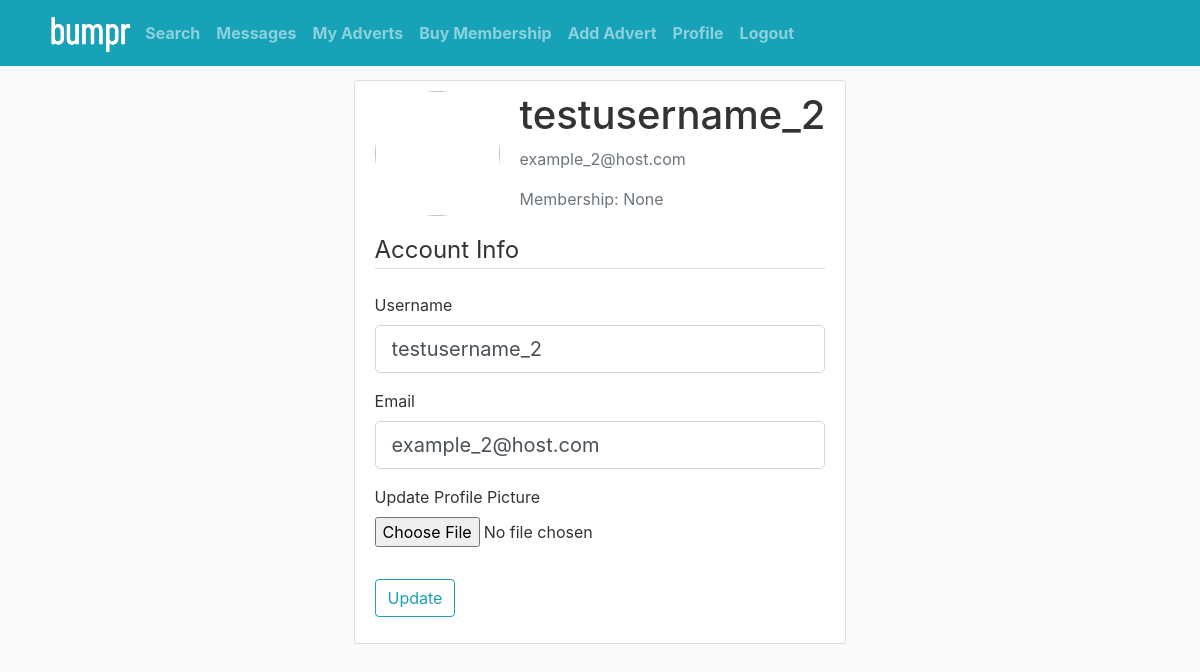
The page /profile (signed in) on the database its author committed.
### cars4sale/models.py (models this page shows, shortened)
class User(db.Model, UserMixin):
    id = db.Column(db.Integer, primary_key=True)
    username = db.Column(db.String(20), unique=True, nullable=False)
    email = db.Column(db.String(120), unique=True, nullable=False)
    password = db.Column(db.String(60), nullable=False)
    image = db.Column(db.Text, nullable=False, default="/9j/4AAQSkZJRgABAQAAAQABAAD/2wCEAAkGBw8NDQ8ODQ0QDQ0NDQ4ODQ0NDQ8NDQ4OFREWFxURFRYYHSgiGRolGxUTIjEhJSorLi4uFx8zODMsNygtLisBCgoKDQ0OGBAQFy0dHyArLS4rKy4tNS0rLS0rLSsrLystLS0tLS0tKy01LSstLS0tLSstKys3LSstLS0uLS03Lf/AABEIAOEA4QMBIgACEQEDEQH/xAAbAAEAAwEBAQEAAAAAAAAAAAAAAQIDBgUEB//EADgQAAMAAQEFBQYDBwUBAAAAAAABAgMRBAUSITEGQVFxgRMiUmGRoSMy0TNCYnKxssEUc4Ki4UP/xAAaAQEAAwEBAQAAAAAAAAAAAAAAAQIDBAUG/8QAIxEBAQACAQQCAgMAAAAAAAAAAAECEQMSITFRBEEyMxNxgf/aAAwDAQACEQMRAD8A97UagHc+dNRqAA1GoADUagANRqToToEo5gnQnQgVBfQaA0qQX0GgNKAtoNAKajUtoRoSI1GoAQajUABqNQAGo1AAagAAAAAAAAEpAQWSJSLJEJ0qkWSJSLJBbSqRPCUz7TjxftLU69E3zfoZTvPZ20vazq/lSX10HdG8Z9t7pStaaleLeiPO2jfWKXpKrI/Fcp+rPE27PWS27b1Ta0fSefRHzmkw9ubLnv09p7+8MX/b/wANcG/Mbelw4+a95HgAnpin82ft2WO5tcUUqXinqW0OPwZ6x1xRTl/Lv8zod2b1nLpN6Tk7u6a8vn8ilxsb4csy7Xs+7Qq0bNFWirbTJojQ0aKtBXSgJaIJQAAAAAAAAAAAASkASLJBIukQtIhIukSkWSIWkQkfDvXeKwTotHlpe7PgviZ6FNTLp9JTb8kcZvCqrLVW/erSmvh1Wqn0WhbGbrPmzuE7McmSrp1TdU3q2+bKgGzgAAAAAAAAdJuTeXtV7LI/xEvdr41+p6zRxWy5njyTa6zSfp3r6Hby1UqlzVJNP5NamOc1XdwZ9U1fpk0VaNmijRVrYyaKNGrRVolWxmCWiCVQAAAAAAABF0iEiyRCYlI0SIlF5RC8iUi6QlGiRC8jz985ZjD73S2k14yubXrpp6nH5cjuqqudU235s9Hfu8VnyaR+zjkn8T735HmG2E1HBz59WXYABdiAAAAAAAAHW9nM/Hs6nXWsbcteC7jkj6t3bdez3xzzT5XL6UiuU3GvDn0ZbrtWijRGx7VGfGrh8nya75fgzSkYPQ7WbjBoo0bUijRKljFoqzRooyVKqACUAAAEoglAWSLyiEXlELxaUaSiso1lFV5EyjHeM64qXTXRcuT5vofTKJzYuOKnprL0fg+5/Uja9m4/On1fmQK6vzIOl5CQQCRIIAEggASCABIIPo2FpZZ4m0tX+Va03o9EvN6L1ITO9ep2azVjzKK/Jnluf5k3o/tSOopHOrC5rCktHjz4Mc/NtZLtenFp6HS0jHPy9DglmOvTCkZ0jekZUirSxi0UaNaRmyWdZsgsypZUAAQFkVRdEJi8mkopJpJC8XlGsopJrJWtIvKL1HFLnpxJrXw1REo1lENZH5jkjhpzrrwtzquj0empU+reuz+x2jLj68N8vJriX2aPlOqPFs1bAABAAAAAAAAAabPfBkivhuX106Px7vMzLYsbupmedU1KWumrfzCY6/deF5sqy9cODiUNLllzPlVr5L8q8kezSMt05IvZ8bxzwSp4eB/utcmvqnzN6RzW93rYY6x/thSMqRvSMqEKxozo1ozosyrJlWXooyVKgAglCyLooi6ITGkmkmcmkkNI1k1kyk2krWkaSbSjKTaStaxyvbnDo8ORSufFDrTm31Sf3OVP0ftDsP8AqNluUtbn8TH48U9y81qvU/Nzfju4875eHTyb9pABo5QAAAAAAAA9Ls7s3tdrxS1rM17Sl8p5/wBdDzTpew2zOs2XL3Y4U+dU/wBJ+5XO6xrXhx6uSR19GVG1GVHNHr1hRlRtRlRaMqxoyo2oyosyrNmbNGUZKlVABKqUXkoi6ITGkmkmcmkkNI1k2kxk1krWkbSbQYyayVrWN4Py3eOzvFny43+5kpLy15fbQ/UZOH7c4+Ha5rT8+CW/m1VL+mhfivfTn+ZjvCX050AHQ8wAAAAAAAAP0Dshsvs9jmn1zU8np0n7I5XcG5HttV76jHjc8b01p69y+h+hzCiZmVpMypleCS0SMeXL6d/w+K767/ilGVGtGNGUdtZUZUaUZUWjKs6MqNKM6LMqzZRl2ZslSoABKqUWRRF5ITGkmkmUmkkLxtJrJjLNJZVpG8s2lnzyzaWRWsbyzmu3WyOsePOl+zbiv5a6P6/1OiljaME5sdY7WsXLml8iMbq7TyYdeFxflQPr3rsF7LmrFfdziu6415M+M6tvGssuqkEAlCQQAJBB925t21teZY55SveyX8Mfr4EW6TMbbqOu7EbM42Wra09tldL+RJJffiPepkY8c45mIXDMJTK8EitM5bd3b2sMejGY+laZlTL0zKmFbWdGVGlMyplozrOjOi9MzoszqjKMsyrJZ1AAJQFkVJQS0RpLMUzRMhaNpZpLMZZpLKryt5ZrLPnlmksq1lfRLNJZhLLzRC8rwO3iXsML05rK1r36OHqvsjizsu3L/Aw/7z/sZxhvx/i835X7KkEA0c6QQAJOx7Bfkzv+OF9jjTsOwr/Dzf7k/wBpnyfi6Pi/sjqaZnTDozpmD07SmZUyaZnTJZ2q0zOmWpmdMsztUplGWpmbJZ1VlSWQWVAAEAAAsmXTM0WTITGss0lmKZdMheVvLNJZhLPi27fOHBydcd/BHN+r6IjW1uqTy9hUXTOH27tFmycsf4M/w86fmzzM21ZMn58l2vCrbX0Lfx1nflSeJt0XbTbIpYsU0qqaq7SevDy0Sf1ZzBANJNTTl5M7nl1JBAJUSCABJ7/ZHeE4cl48jUzlS4afJK13PzT+xz4Is3NLYZXDKWP1J0Zujg93b7zbPolXHjX7l6tafJ9x7OLtTjf58dz801RlcLHdj8jC+ez36ZSmfHs29cGb8mVa/DWsV9GfQ2Rpbql8FMzpktlGyVLUNlGyWyjJVqAASqAAAAABKZW7Upumkl1b5JHjbZvxLVYVr/HS5eiEm0XKR7WXPGNa3SleNPQ83ae0ETyxS8j8X7s/qzns2arfFdOn4szLTFleW/T79p3vnycnkcT8Me79+p8JALM7bfKQQAhIIAEggASCABIIAEggASepsG+8mFKaXtIXTib4kvBM8oCzaZbPDstk3pizLlSmvgtpV6eJ9LZwh92x70y4uXFxz8Nc/o+4rcW05vbq2yp5+zb4xX1fs68K6ejPvik1qmmn0aeqK6aSy+EgAAAABXJalOqeilNtvuRY8HtBtjb9jL5Lnene+5CTaMrqPj3lt9Z68Mafuz/l/M+IA0c1toAAgAAAAAAAAAAAAAAAAAAAAAAAAPq2DbqwVy5w370Po/mvBnygJnZ2Wy7TOWVUPVd670/Bmpx+xbXWG+Ken7068qR1ezZ5ywrno/qn4FLNOjDLbUAELK5LUy6fSU2/Q4zNkd1VvrVOn6s6Pf8Am4cHCuuRqfRc2cyWxY8l76AAWZgAAAAAAAAAAAAAAAAAAAAAAAAAAAAAe12c2jR1iff78+fR/wCDxTbZM3s8kX8Navy6P7EVON1XZAy/1MfEvqCjp28vtR/8v+f+DwAC+PhhyfkAAlQAAAAAAAAAAAAAAAAAAAAAAAAAAAAAAABuAAs//9k=")
    messages_sent = db.relationship('Message', foreign_keys='Message.sender_id', backref='author', lazy='dynamic')
    messages_received = db.relationship('Message', foreign_keys='Message.recipient_id', backref='recipient', lazy='dynamic')
    membership = db.Column(db.String(20), nullable=True)

### cars4sale/routes.py (the view)
@app.route("/profile", methods=['GET', 'POST'])
@login_required
def profile():
    if not current_user.is_authenticated:
        return redirect(url_for('login'))
    form = UpdateAccountForm()
    if form.validate_on_submit():
        current_user.username = form.username.data
        current_user.email = form.email.data
        if form.picture.data != None:
            current_user.image = util.to_img64(form.picture.data, 200)
        db.session.commit()
        flash('Your account has been updated!', 'success')
        return redirect(url_for('profile'))
    elif request.method == 'GET':
        form.username.data = current_user.username
        form.email.data = current_user.email
    return render_template('profile.jinja', form=form, user=current_user, title=f"{current_user.username}'s Profile")

### cars4sale/forms.py (shortened to what this page needs)
class UpdateAccountForm(FlaskForm):
    username = StringField('Username',
                           validators=[DataRequired(), Length(min=2, max=20)])
    email = StringField('Email',
                        validators=[DataRequired(), Email()])
    picture = FileField('Update Profile Picture', validators=[FileAllowed(['jpg', 'png'])])
    submit = SubmitField('Update')

### cars4sale/models.py (called while the page is built)
@login_manager.user_loader
def load_user(user_id):
    return User.query.get(int(user_id))

### cars4sale/templates/profile.jinja (shortened to what this page needs)
{% extends "layout.jinja" %}
{% block content %}
    <div class="container_results">
    <div class="content-section">
      <div class="media">
        <img class="rounded-circle account-img">
        <div class="media-body">
          <h2 class="account-heading">{{ current_user.username }}</h2>
          <p class="text-secondary">{{ current_user.email }}</p>
          <p class="text-secondary">Membership: {{ current_user.membership }}</p>
        </div>
      </div>
        <form method="POST" action="" enctype="multipart/form-data">
            <fieldset class="form-group">
                <legend class="border-bottom mb-4">Account Info</legend>
                <div class="form-group">
                    {{ form.username.label(class="form-control-label") }}
                    {% if form.username.errors %}
                        {{ form.username(class="form-control form-control-lg is-invalid") }}
                        <div class="invalid-feedback">
                            {% for error in form.username.errors %}
                                <span>{{ error }}</span>
                            {% endfor %}
                        </div>
                    {% else %}
                        {{ form.username(class="form-control form-control-lg") }}
                    {% endif %}
                </div>
                <div class="form-group">
                    {{ form.email.label(class="form-control-label") }}
                    {% if form.email.errors %}
                        {{ form.email(class="form-control form-control-lg is-invalid") }}
                        <div class="invalid-feedback">
                            {% for error in form.email.errors %}
                                <span>{{ error }}</span>
                            {% endfor %}
                        </div>
                    {% else %}
                        {{ form.email(class="form-control form-control-lg") }}
                    {% endif %}
                </div>
                <div class="form-group">
                    {{ form.picture.label() }}
                    {{ form.picture(class="form-control-file") }}
                </div>
            </fieldset>
            <div class="form-group">
                {{ form.submit(class="btn btn-outline-info") }}
            </div>
        </form>
    </div>
    </div>
{% endblock content %}

### cars4sale/static/main.css (style rules this page uses)
body { background: #fafafa; color: #333333; margin-top: 5rem; }
.content-section { background: #ffffff; padding: 10px 20px; border: 1px solid #dddddd; border-radius: 3px; margin-bottom: 20px; }
.account-img { height: 125px; width: 125px; margin-right: 20px; margin-bottom: 16px; }
.account-heading { font-size: 2.5rem; }

### rows shown on the page
User: username "testusername_2", email "example_2@host.com", membership "None"
